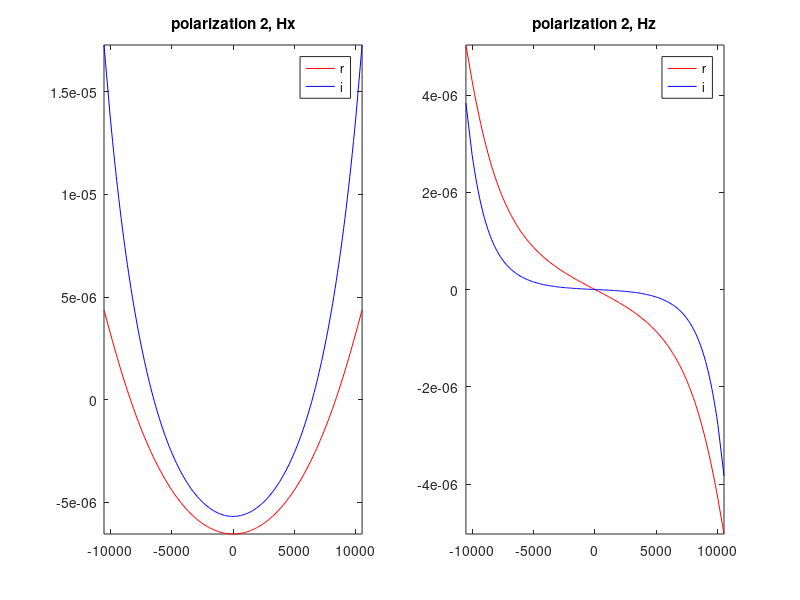

Write MATLAB code to recreate this figure.

%d1 = load("fields_1_1.txt");
%d2 = load("fields_1_2.txt");
d1 = load("morecells/fields_1_1.txt");
d2 = load("morecells/fields_1_2.txt");


%d1 = load("redo/data1.txt");
%d2 = load("redo/data2.txt");

%d3 = load("../data.csv");

%d2 = d2(2:end-1, :);

% 500 Hz
%xI = d3(:,27) ;  xQ = d3(:,28);
%zI = d3(:,107) ; zQ = d3(:,108);

% 12 Hz
%xI = d3(:,7) ;  xQ = d3(:,8);
%zI = d3(:,87) ; zQ = d3(:,88);

% 19905 Hz
%xI = d3(:,9) ;  xQ = d3(:,10);
%zI = d3(:,89) ; zQ = d3(:,90);

%figure(2)

% subplot(2,2, 1)
% hold off
% plot(d3(:,1), xI, 'r')
% hold on
% plot(d3(:,1), xQ, 'b')
% axis tight
% legend('SCXI','SCXQ')
% 
% 
% subplot(2,2, 2)
% hold off
% plot(d3(:,1), zI, 'r')
% hold on
% plot(d3(:,1), zQ, 'b')
% axis tight
% legend('SCZI','SCZQ')



subplot(1,2, 1)
hold off
plot(d2(:,1), -d2(:,4)+3.3e-4, 'r')
%plot(d2(:,1), -d2(:,4)+0.0001, 'r')

%plot(d2(:,1), -d2(:,4)+3.1e-4, 'r')
hold on
%plot(d2(:,1), -d2(:,5)+0.051, 'b')
%plot(d2(:,1), -d2(:,5)+1.2e-3, 'b')

plot(d2(:,1), -d2(:,5)+1.23e-3, 'b')
%plot(d2(:,1), -d2(:,5)+0.0515, 'b')

legend('r','i')
axis tight
title('polarization 2, Hx')


subplot(1,2, 2)
hold off
plot(d2(:,1), d2(:,8), 'r')
hold on
plot(d2(:,1), d2(:,9), 'b')
legend('r','i')
axis tight
title('polarization 2, Hz')
